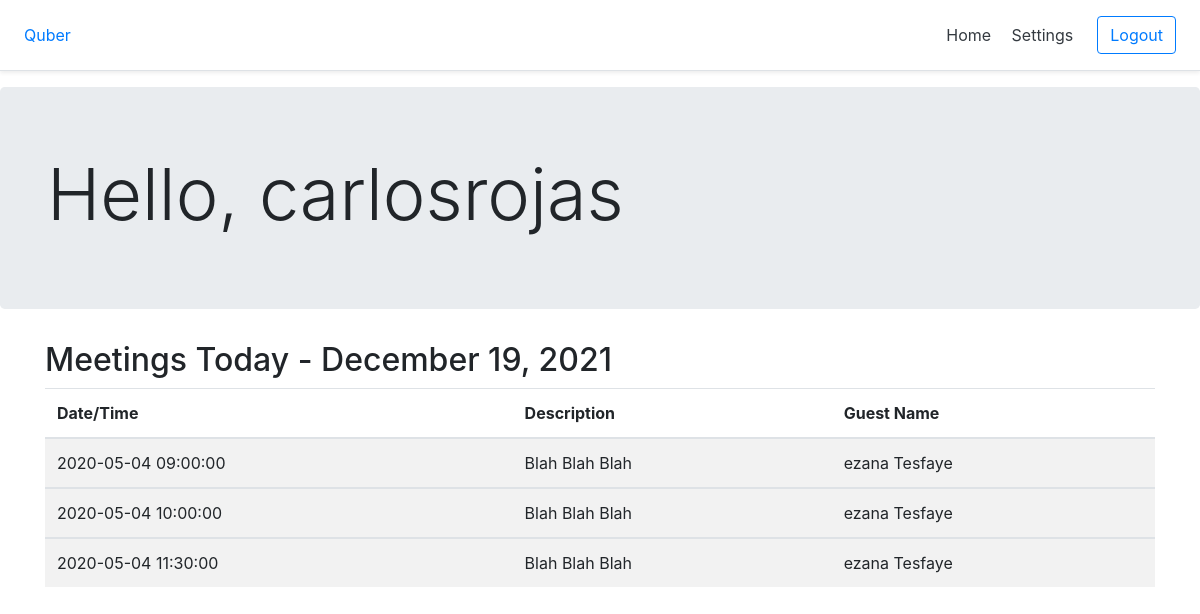
The page /dashboard (signed in) on the database its author committed.
### app_folder/models.py (models this page shows, shortened)
class User(UserMixin, db.Model):
    id = db.Column(db.Integer, primary_key=True)
    username = db.Column(db.String(15), index=True, unique=True)
    email = db.Column(db.String(50), index=True, unique=True)
    password_hash = db.Column(db.String(80))
    emailConformation=db.Column(db.Boolean , default = False)

class Appointments(db.Model):
    id = db.Column(db.Integer, primary_key=True)
    appointment_time=db.Column(db.DateTime)
    creatorid=db.Column(db.Integer, db.ForeignKey('user.id'))
    description = db.Column(db.String(100))
    guestName = db.Column(db.String(30))

### app_folder/routes.py (the view)
@app.route('/dashboard')
@login_required
def dashboard():
    now = date.today()
    dt_string = now.strftime("%B %d, %Y")
    user = User.query.filter_by(username=current_user.username).first()
    print(user.username)
    appt = Appointments.query.filter_by(creatorid=user.id).order_by(Appointments.appointment_time).all()
    return render_template('creator.html', name=current_user.username, appointments=appt, todayDate=dt_string)

### app_folder/models.py (called while the page is built)
@login_manager.user_loader
def load_user(user_id):
    return User.query.get(int(user_id))

### app_folder/templates/creator.html
{% extends 'base.html' %}
    {% block body %}
    <div class="jumbotron">
        <div class="container">
          <h1 class="display-3">Hello, {{ name }}</h1>
        </div>
      </div>
    <div class="container">
        <h2> Meetings Today - {{ todayDate }} </h2>
        <table class="table table-striped">
            <thead>
              <tr>
                <th scope="col">Date/Time</th>
                <th scope="col">Description</th>
                <th scope="col">Guest Name</th>
              </tr>
            </thead>
              {% for apt in appointments %}
              <tbody>
                <tr>
                  <td>{{ apt.appointment_time }}</td>
                  <td>{{ apt.description }}</td>
                  <td>{{apt.guestName }}</td>
                </tr>
              </tbody>
              {% endfor %}
          </table>
    </div>
    {% endblock %}

### app_folder/templates/base.html (shortened to what this page needs)
<!DOCTYPE html>
<html lang="en">
<head>
    <link rel="stylesheet" href="https://stackpath.bootstrapcdn.com/bootstrap/4.3.1/css/bootstrap.min.css">
</head>
<body>
    <div class="d-flex flex-column flex-md-row align-items-center p-3 px-md-4 mb-3 bg-white border-bottom shadow-sm">
        <a class="my-0 mr-md-auto font-weight-normal" href="/dashboard">Quber</a>
        <nav class="my-2 my-md-0 mr-md-3">
          <a class="p-2 text-dark" href="/dashboard">Home</a>
          <a class="p-2 text-dark" href="/settings">Settings</a>
        </nav>
        <a class="btn btn-outline-primary" href="/logout">Logout</a>
      </div>
    {% block body %} {% endblock %}
</body>
</html>

### rows shown on the page
User: username "carlosrojas"
Appointments: appointment_time "2020-05-04 09:00:00", description "Blah Blah Blah", guestName "ezana Tesfaye"
Appointments: appointment_time "2020-05-04 10:00:00", description "Blah Blah Blah", guestName "ezana Tesfaye"
Appointments: appointment_time "2020-05-04 11:30:00", description "Blah Blah Blah", guestName "ezana Tesfaye"
